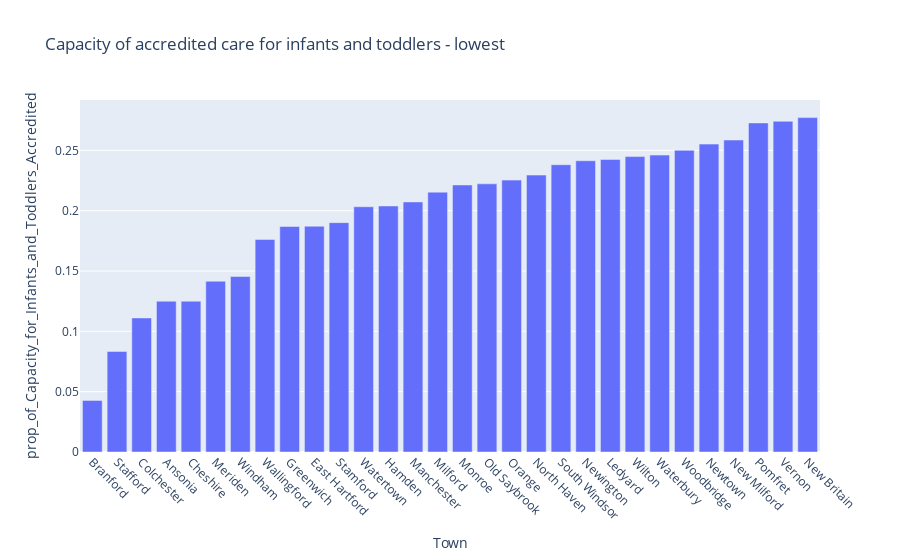

Notebook cell for this chart:
### Code cell
# bar chart for sorted ascending lowest 30 in prop_Capacity_for_Infants_and_Toddlers_Accredited

fig = px.bar(df5_tlpc, x="Town", y="prop_of_Capacity_for_Infants_and_Toddlers_Accredited", title='Capacity of accredited care for infants and toddlers - lowest') 
fig.update_xaxes(tickangle=45)
fig.show()

### Figure 1 — Plotly figure (JSON) as saved in the notebook; plotly's stock layout.template omitted (floating-point values rounded to 4 significant figures)
{"data": [{"alignmentgroup": "True", "hovertemplate": "Town=%{x}<br>prop_of_Capacity_for_Infants_and_Toddlers_Accredited=%{y}<extra></extra>", "legendgroup": "", "marker": {"color": "#636efa"}, "name": "", "offsetgroup": "", "orientation": "v", "showlegend": false, "textposition": "auto", "type": "bar", "x": ["Branford", "Stafford", "Colchester", "Ansonia", "Cheshire", "Meriden", "Windham", "Wallingford", "Greenwich", "East Hartford", "Stamford", "Watertown", "Hamden", "Manchester", "Milford", "Monroe", "Old Saybrook", "Orange", "North Haven", "South Windsor", "Newington", "Ledyard", "Wilton", "Waterbury", "Woodbridge", "Newtown", "New Milford", "Pomfret", "Vernon", "New Britain"], "xaxis": "x", "y": [0.04278, 0.08333, 0.1111, 0.125, 0.125, 0.1415, 0.1455, 0.1761, 0.1869, 0.1871, 0.1901, 0.2033, 0.2039, 0.2073, 0.2153, 0.2213, 0.2222, 0.2254, 0.2295, 0.2381, 0.2414, 0.2424, 0.2448, 0.2461, 0.25, 0.2552, 0.2585, 0.2727, 0.2741, 0.2771], "yaxis": "y"}], "layout": {"barmode": "relative", "legend": {"tracegroupgap": 0}, "title": {"text": "Capacity of accredited care for infants and toddlers - lowest"}, "xaxis": {"anchor": "y", "domain": [0, 1], "tickangle": 45, "title": {"text": "Town"}}, "yaxis": {"anchor": "x", "domain": [0, 1], "title": {"text": "prop_of_Capacity_for_Infants_and_Toddlers_Accredited"}}}}
